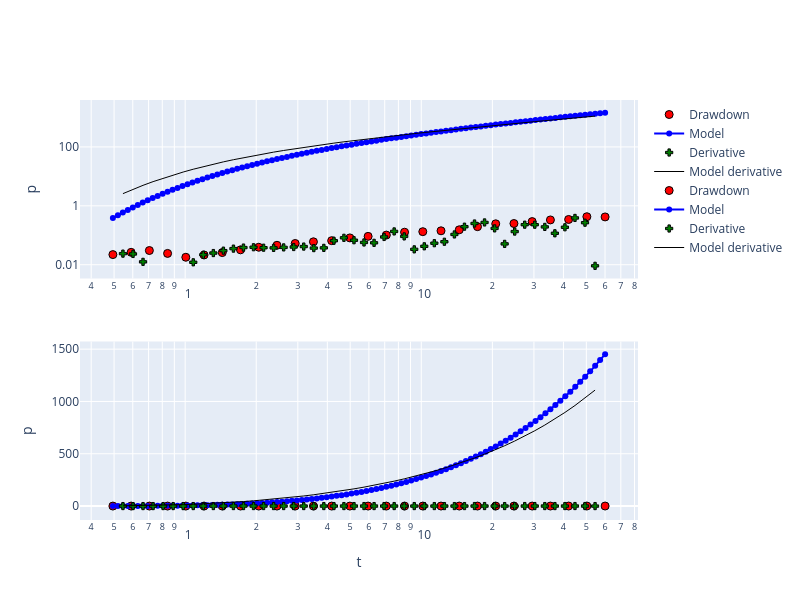

Notebook source saved alongside this figure:
### Markdown cell above
Let us load the GRF model and initialize flow rate, radial distance, borehole radius of pumping well and the data set. Then, we intialize the solution vector using Jacob-Lohman approximation fro the late time.

### Code cell
test=ht.GRF(Q=0.02322, r=26.2, rw=0.1, df=data_corrected)
test.guess_params()
test.p[2] = flowdim
test.trial()
